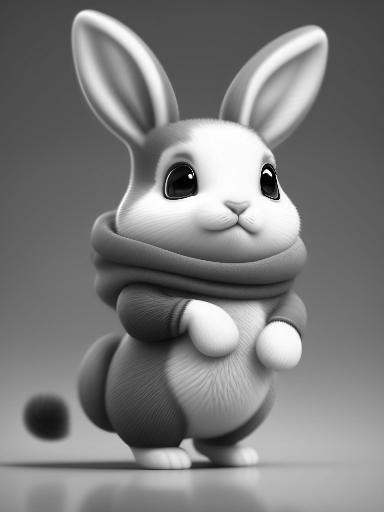
#> input picture data/00_src_imgs/rabbit_gray.jpg, 384 x 512 px
$ python rotn.py
#> lines starting #> are read from the running program, lines starting #| are printed output that depends on the picture
#> further down, img is the input picture: shape (512, 384, 3); min 0, max 255, mean 123.4
#> (key q is pressed here)
import os
import cv2
import numpy as np

def buildRotMatrix(angle_deg):
    angle_rad = np.pi * angle_deg / 180
    R = np.array([
        [np.cos(angle_rad), -np.sin(angle_rad)],
        [np.sin(angle_rad), np.cos(angle_rad)]
    ])
    return R

def rotateImage(img, angle_deg):
#> called with angle_deg = 90
    R = buildRotMatrix(angle_deg)
    h,w,c = img.shape
#> h = 512; w = 384; c = 3
    center_h, center_w = (h//2, w//2)
#> center_h = 256; center_w = 192
    new_img = np.zeros((h,w,c), 'uint8')

    for i in range(h):
        for j in range(w):
            orig_i, orig_j = np.floor(R.T @ np.array([i-center_h,j-center_w]) + np.array([center_h, center_w])).astype('int')
            if orig_i < h and orig_j < w:
                new_img[i,j] = img[orig_i, orig_j]
            else:
                pass
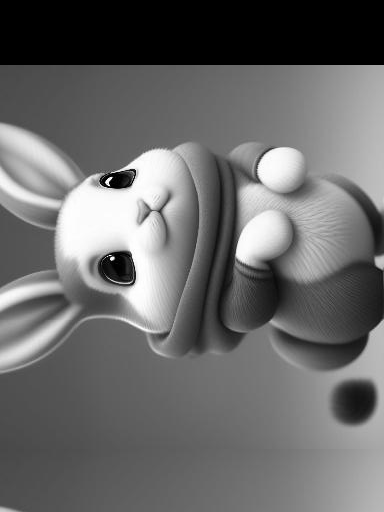
#> new_img: shape (512, 384, 3); min 0, max 255, mean 105.1
    return new_img

DATA_DIR = "../data/00_src_imgs"
img_name = "rabbit_gray.jpg"
img_path = os.path.join(DATA_DIR, img_name)
img = cv2.imread(img_path)

cv2.imshow("orig_img", img)
if cv2.waitKey(0) == ord('q'):
    cv2.destroyAllWindows()

new_img = rotateImage(img, 90)

cv2.imshow("rot_img", new_img)
if cv2.waitKey(0) == ord('q'):
#> (key q is pressed here)
    cv2.destroyAllWindows()
